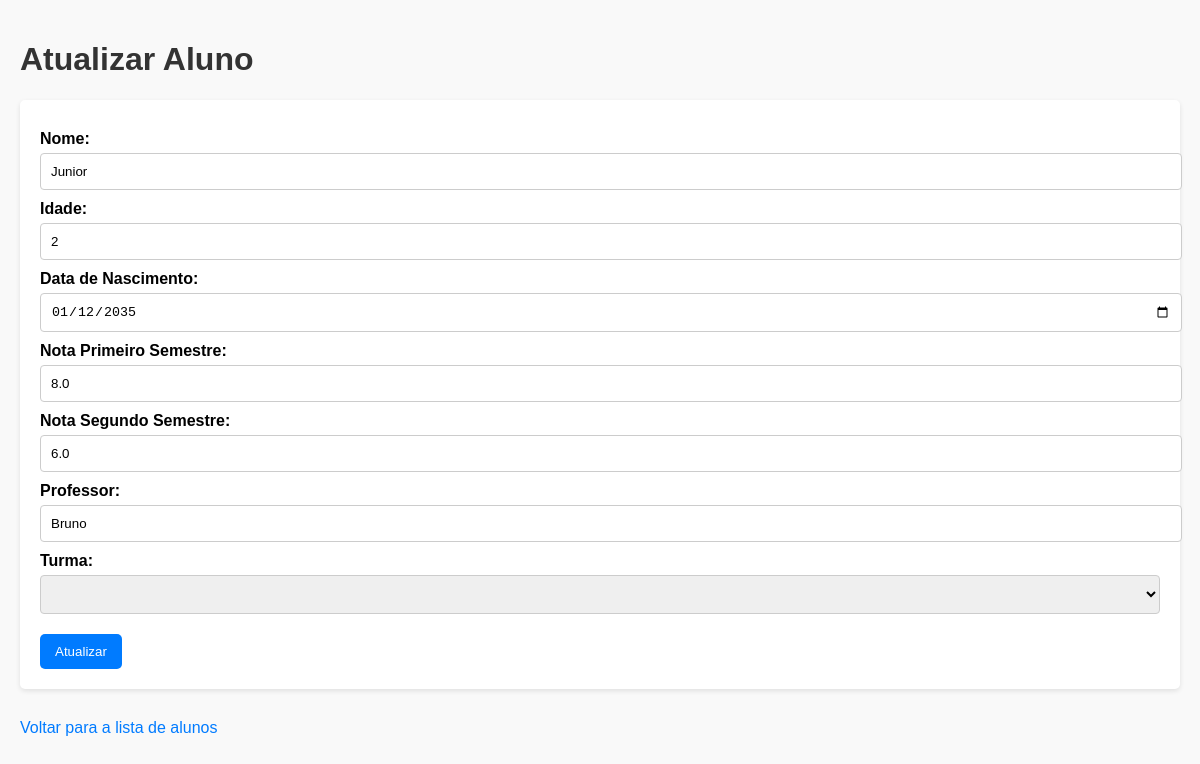
The page /alunos/1/editar on the database its author committed.
### Alunos/alunos_model.py (models this page shows, shortened)
class Aluno(db.Model):
    id = db.Column(db.Integer, primary_key=True)
    nome = db.Column(db.String(100))
    idade = db.Column(db.Integer)
    data_nascimento = db.Column(db.Date)
    nota_primeiro_semestre = db.Column(db.Float)
    nota_segundo_semestre = db.Column(db.Float)
    media_final = db.Column(db.Float)
    professor = db.Column(db.String(150))
    turma_id = db.Column(db.Integer, db.ForeignKey('turma.id'), nullable=False)

### Alunos/alunos_routes.py (the view, shortened to what this page needs)
@alunos_blueprint.route('/alunos/<int:id_aluno>/editar', methods=['GET', 'POST'])
def update_aluno(id_aluno):
    aluno = Aluno.query.get(id_aluno)  # Supondo que você esteja usando SQLAlchemy
    return render_template('alunos/aluno_update.html', aluno=aluno)

### templates/alunos/aluno_update.html (shortened to what this page needs)
<!DOCTYPE html>
<html lang="pt-BR">
<head>
</head>
<body>
    <h1>Atualizar Aluno</h1>
    <form action="{{ url_for('alunos.update_aluno', id_aluno=aluno['id']) }}" method="POST">
        <label for="nome">Nome:</label>
        <input type="text" id="nome" name="nome" value="{{ aluno['nome'] }}" required>
        <label for="idade">Idade:</label>
        <input type="number" id="idade" name="idade" value="{{ aluno['idade'] }}" required>
        <label for="data_nascimento">Data de Nascimento:</label>
        <input type="date" id="data_nascimento" name="data_nascimento" value="{{ aluno['data_nascimento'] }}" required>
        <label for="nota_primeiro_semestre">Nota Primeiro Semestre:</label>
        <input type="number" step="0.01" id="nota_primeiro_semestre" name="nota_primeiro_semestre" value="{{ aluno['nota_primeiro_semestre'] }}">
        <label for="nota_segundo_semestre">Nota Segundo Semestre:</label>
        <input type="number" step="0.01" id="nota_segundo_semestre" name="nota_segundo_semestre" value="{{ aluno['nota_segundo_semestre'] }}">
        <label for="professor">Professor:</label>
        <input type="text" id="professor" name="professor" value="{{ aluno['professor'] }}">
        <label for="turma_id">Turma:</label>
        <select id="turma_id" name="turma_id">
        </select>
        <button type="submit">Atualizar</button>
    </form>
    <a href="{{ url_for('alunos.get_alunos') }}">Voltar para a lista de alunos</a>
</body>
</html>

### templates/alunos/aluno_update.html (style rules this page uses)
body { font-family: Arial, sans-serif; background-color: #f9f9f9; margin: 0; padding: 20px; }
h1 { color: #333; }
form { background-color: #fff; padding: 20px; border-radius: 5px; box-shadow: 0 2px 5px rgba(0, 0, 0, 0.1); margin-bottom: 20px; }
label { display: block; margin-top: 10px; font-weight: bold; }
input[type="text"], input[type="number"], input[type="date"], select { width: 100%; padding: 10px; margin-top: 5px; border: 1px solid #ccc; border-radius: 4px; }
button { margin-top: 20px; padding: 10px 15px; background-color: #007bff; color: white; border: none; border-radius: 5px; cursor: pointer; }
a { display: inline-block; margin-top: 10px; text-decoration: none; color: #007bff; }

### rows shown on the page
Aluno: nome "Junior", idade "2", data_nascimento "01/12/2035", nota_primeiro_semestre "8.0", nota_segundo_semestre "6.0", professor "Bruno"
